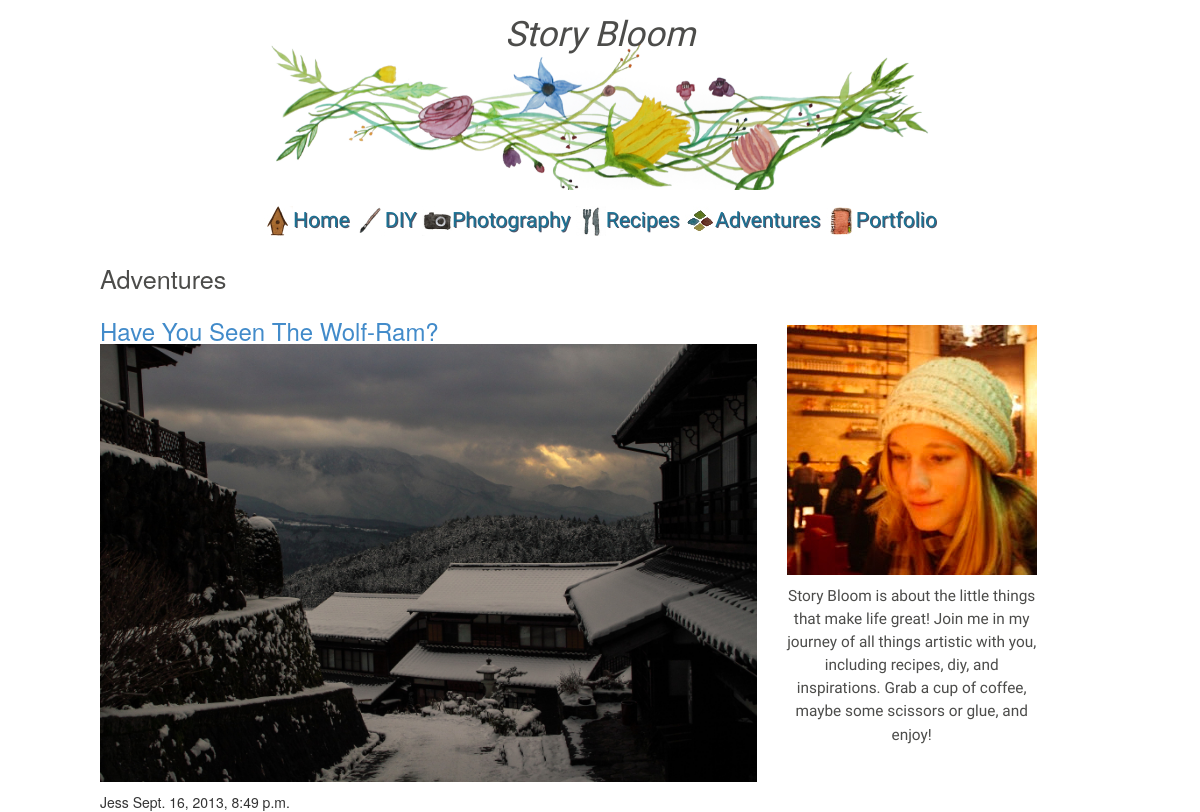
/b/7/, run on the app's committed database.
### blogs/models.py (models this page shows, shortened)
class Category(models.Model):
    name       = models.CharField('Name', max_length=50)
    short_desc = models.CharField('Short Description', max_length=100)
    long_desc  = models.CharField('Long Description', max_length=400)
    image_url  = models.CharField('Image URL', max_length=100)
    class Meta:
        verbose_name_plural="Categories"

class Post(models.Model):
    title         = models.CharField('Title', max_length=50)
    image_url     = models.CharField('Image URL', max_length=100)
    keywords      = models.CharField('Keywords', max_length=50)
    category      = models.ForeignKey(Category)
    short_desc    = models.CharField('Short Description', max_length=100)
    long_desc     = models.CharField('Long Description', max_length=400)
    author        = models.CharField('Author', max_length=50)
    pub_date      = models.DateTimeField('Date Published')
    post          = models.TextField('Post')
    class Meta:
        ordering = ['-pub_date']

### blogs/views.py (the view)
# urls.py: url(r'^(?P<category_id>\d)/$', views.get_category, name='post')
def get_category(request, category_id):
    context = {
        'categories': Category.objects.all(),
        'category': Category.objects.get(id=category_id),
        'posts': Post.objects.filter(category=category_id)
    }
    return render(request, 'blogs/category.html', context)

### storybloom/templates/blogs/category.html (shortened to what this page needs)
{% load staticfiles %}
<!DOCTYPE html>
<html>
	{% include "blogs/site-header.html" %}
	<body>
		{% include "blogs/nav-bar.html" %}
		<link type="text/css" rel="stylesheet" href="{% static 'css/blogs/category.css' %}">
		<main class="l-global-width">
			<div class="row">
				<div class="col-sm-8">
					<h1>
						{{category.name}}
					</h1>
					{% for post in posts %}
					<div class="post">
						<header class="post-header">
							<h3>
								<a href="/b/{{post.category.id}}/{{post.id}}">{{post.title}}<img class="img-responsive" src="{% static post.image_url %}" /></a>
							</h3>
						</header>
						<footer class="post-footer">
							<span class="post-author">
								{{post.author}}
							</span>
							<span class="post-date">
								{{post.pub_date}}
						</footer>
					</div>
					{% endfor %}
				</div>
				<div class="col-sm-4">
					<div class="profile">
						<img class="profile-photo" src="/static/images/profile.jpg">
						<div class="profile-blurb">
							Story Bloom is about the little things that make life great! Join me in my journey
							of all things artistic with you, including recipes, diy, and inspirations. Grab a
							cup of coffee, maybe some scissors or glue, and enjoy!
						</div>
					</div>
				</div>
			</div>
		</main>
	</body>
</html>

### storybloom/templates/blogs/nav-bar.html (shortened to what this page needs)
{% load staticfiles %}
<header class="siteheader l-global-width">
    <div class="siteheader-image"><div class="siteheader-content"></div>
    <div class="siteheader-content">
      <div class="siteheader-content-inner">
          <p>Story Bloom</p>
        </div>
    </div>
</header>
<span class="full-nav">
<nav class="clearfix">
  <ul class="clearfix">
    <li>
      <a href="/"><img src="{% static 'images/home.jpg' %}">Home</a>
    </li>
    {% for category in categories %}
      <li>
        <a  href="/b/{{category.id}}" title="{{category.name}}"><img src="../../../static/images/{{category.image_url}}"><span>{{category.name}}</span></a>
      </li>
    {% endfor %}
    <li>
      <a href="#"><img src="{% static 'images/portfolio.jpg' %}">Portfolio</a>
    </li>
  </ul>
</nav>
</span>

### storybloom/static/css/blogs/category.css (style rules this page uses)
.profile { padding-top: 85px; max-width: 250px; }
.profile-blurb { font-size: 1.1em; line-height: 1.5em; font-family: 'Indie Flower'; text-align: center; padding: 10px 0px 0px 0px; color: #4C4C4A; }
.row h1 { font-size: 1.8em; line-height: 1.5em; color: #4C4C4A; }

### storybloom/static/css/blogs/base.css (style rules this page uses)
body, main { padding: 0; margin: 0; }

### storybloom/static/css/blogs/layout.css (style rules this page uses)
.l-global-width { width: 95%; max-width: 1000px; margin-right: auto; margin-left: auto; }

### storybloom/static/css/blogs/siteheader.css (style rules this page uses)
.siteheader { height: 200px; padding: 10px; }
.siteheader-image { width: 100%; height: 100%; background-image: url('../../images/banner4.jpg'); background-position-x: 50%; background-position-y: 50%; background-size: 68%; background-repeat: no-repeat; }
.siteheader-content { color: white; text-align: center; }
.siteheader-content-inner { font-family: 'Indie Flower', cursive; color: black; text-align: center; font-size: 2.5em; font-style: italic; color: #4C4C4A; }

### storybloom/static/css/blogs/navbar.css (style rules this page uses)
nav { height: 40px; width: 100%; background: #ffffff; font-size: 1.5em; font-family: 'Indie Flower'; position: relative; }
nav ul { padding: 0; margin: 0 auto; height: 40px; text-align: center; }
nav li { display: inline; }
.clearfix:before, .clearfix:after { content: " "; display: table; }
.clearfix:after { clear: both; }
.clearfix { *zoom: 1; }
nav li { width: auto; }
nav a { color: #1B7294; display: inline-block; text-align: center; text-decoration: none; line-height: 40px; text-shadow: 1px 1px 0px #545366; }

### data on the page
Category: image_url (picture), name "DIY"
Category: image_url (picture), name "Photography"
Category: image_url (picture), name "Recipes"
Category: image_url (picture), name "Adventures"
Post: title "Have You Seen The Wolf-Ram?", image_url (picture), author "Jess", pub_date "Sept. 16, 2013, 8:49 p.m."
